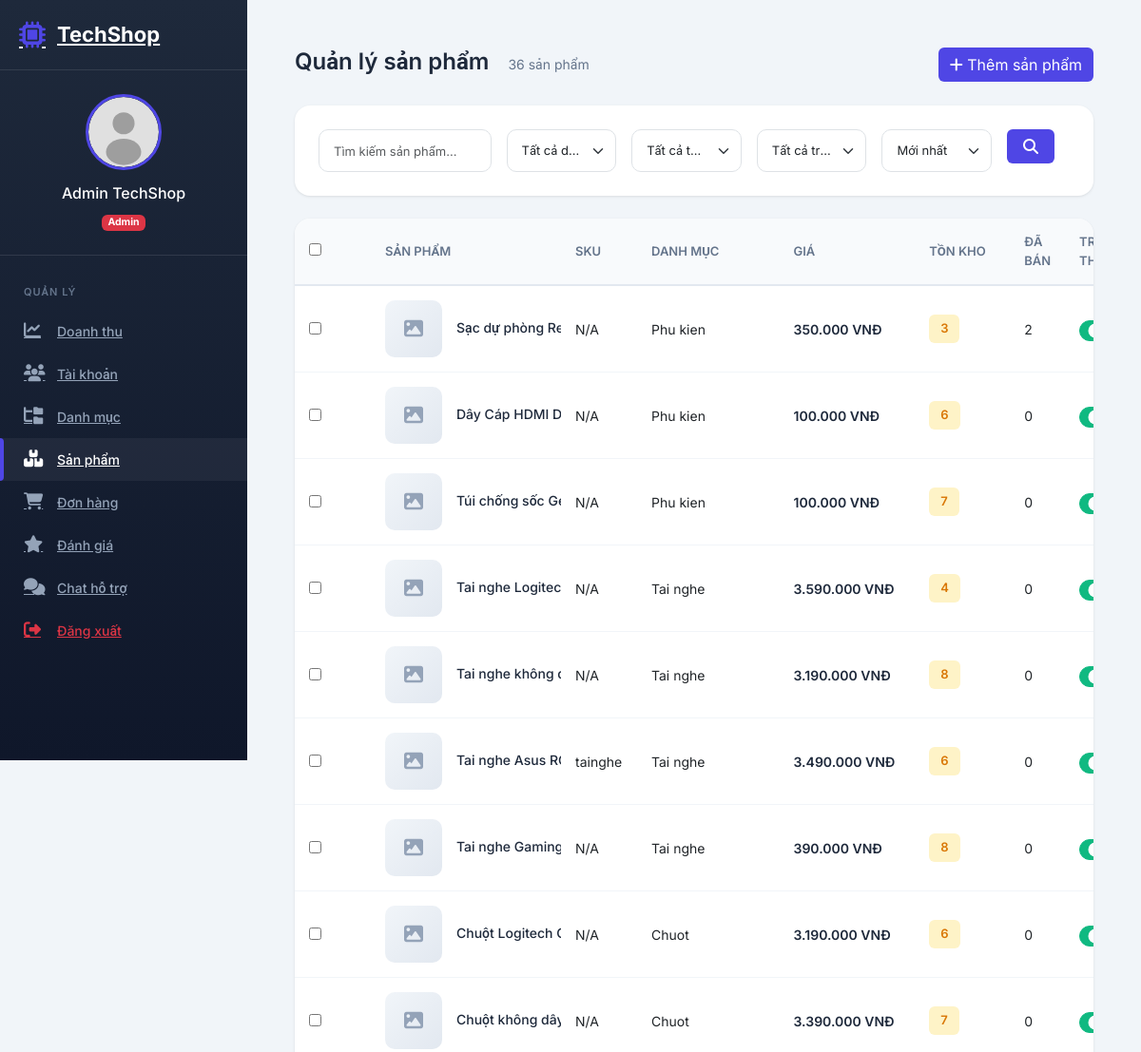
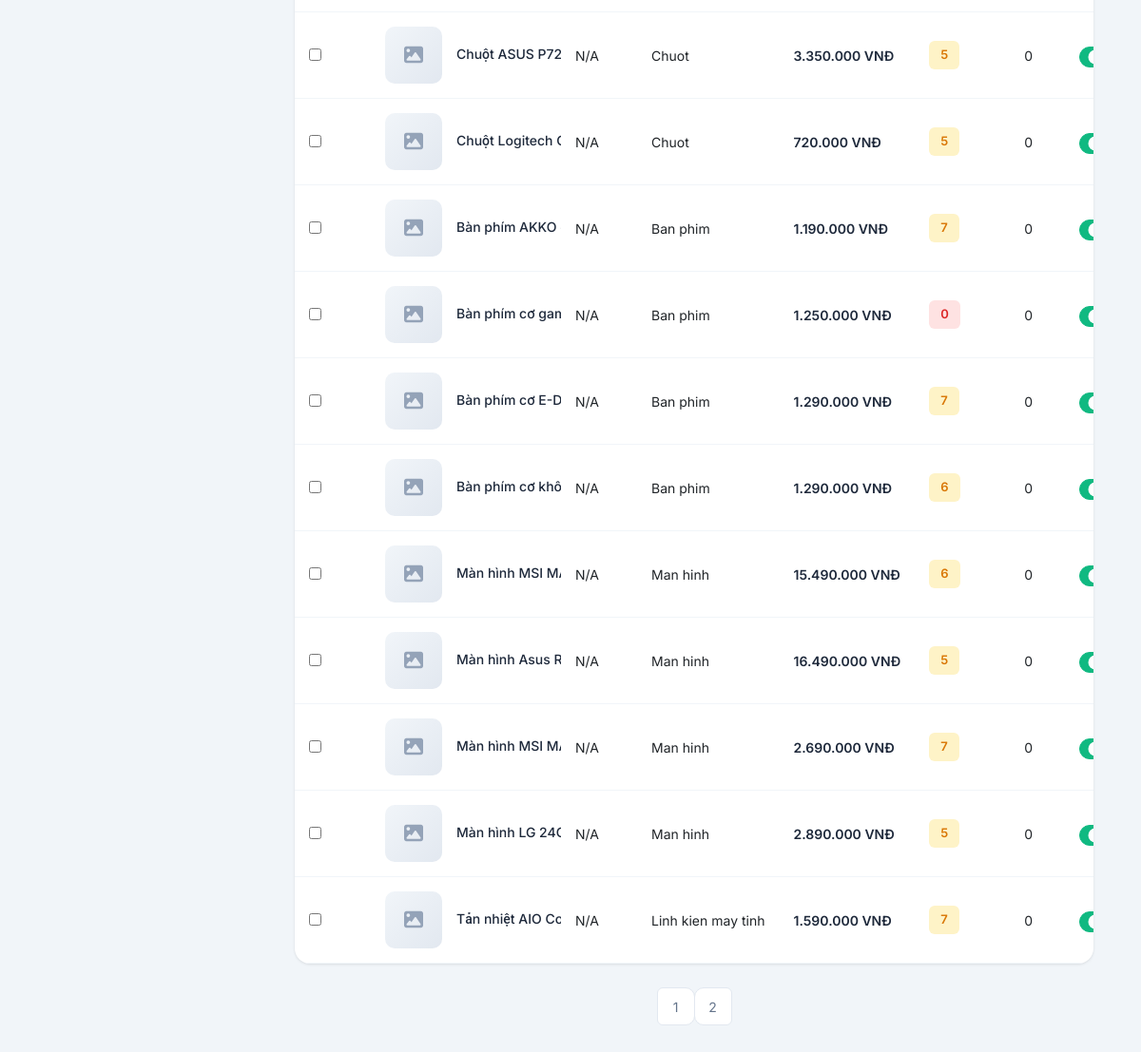
Screenshot of /admin?page=products (signed in) with the database file from the repository (2 pictures, top to bottom).
### tables this page shows
CREATE TABLE `products` (
  `id` int(11) NOT NULL,
  `name` varchar(255) NOT NULL,
  `slug` varchar(255) NOT NULL,
  `description` text DEFAULT NULL,
  `specifications` text DEFAULT NULL,
  `short_description` varchar(500) DEFAULT NULL,
  `price` decimal(15,0) NOT NULL,
  `sale_price` decimal(15,0) DEFAULT NULL,
  `category_id` int(11) DEFAULT NULL,
  `brand` varchar(100) DEFAULT NULL,
  `brand_id` int(11) DEFAULT NULL,
  `sku` varchar(50) DEFAULT NULL,
  `stock` int(11) DEFAULT 0,
  `featured` tinyint(1) DEFAULT 0,
  `status` enum('active','inactive','out_of_stock') DEFAULT 'active',
  `rating` decimal(2,1) DEFAULT 0.0,
  `review_count` int(11) DEFAULT 0,
  `sold_count` int(11) DEFAULT 0,
  `views` int(11) DEFAULT 0,
  `created_at` timestamp NOT NULL DEFAULT current_timestamp(),
  `updated_at` timestamp NOT NULL DEFAULT current_timestamp() ON UPDATE current_timestamp()
);

CREATE TABLE `categories` (
  `id` int(11) NOT NULL,
  `name` varchar(100) NOT NULL,
  `slug` varchar(100) NOT NULL,
  `description` text DEFAULT NULL,
  `image` varchar(255) DEFAULT NULL,
  `parent_id` int(11) DEFAULT NULL,
  `sort_order` int(11) DEFAULT 0,
  `status` enum('active','inactive') DEFAULT 'active',
  `created_at` timestamp NOT NULL DEFAULT current_timestamp(),
  `updated_at` timestamp NOT NULL DEFAULT current_timestamp() ON UPDATE current_timestamp()
);

### config/database.php (called while the page is built, shortened)
<?php
class Database {
    private static $instance = null;
    private $pdo;
    private $host = 'localhost';
    private $dbName = 'computer_shop';
    private $username = 'root';
    private $password = '';
    private $charset = 'utf8mb4';
    private function __construct() {
        try {
            $dsn = "mysql:host={$this->host};dbname={$this->dbName};charset={$this->charset}";
            $options = [
                PDO::ATTR_ERRMODE => PDO::ERRMODE_EXCEPTION,
                PDO::ATTR_DEFAULT_FETCH_MODE => PDO::FETCH_ASSOC,
                PDO::ATTR_EMULATE_PREPARES => false,
                PDO::MYSQL_ATTR_INIT_COMMAND => "SET NAMES utf8mb4 COLLATE utf8mb4_unicode_ci"
            ];
            $this->pdo = new PDO($dsn, $this->username, $this->password, $options);
        } catch (PDOException $e) {
            die("Lỗi kết nối MySQL: " . $e->getMessage());
        }
    }
    public static function getInstance() {
        if (self::$instance === null) {
            self::$instance = new self();
        }
        return self::$instance;
    }
    public function getConnection() {
        return $this->pdo;
    }
}
function getDB() {
    return Database::getInstance()->getConnection();
}
?>

### models/Product.php (called while the page is built, shortened)
<?php
require_once __DIR__ . '/../config/database.php';
class Product {
    private $db;
    private $table = 'products';
    public function __construct() {
        $this->db = getDB();
    }
    public function getAll($page = 1, $limit = 12, $filters = []) {
        $page = max(1, (int)$page);
        $limit = max(1, (int)$limit);
        $offset = ($page - 1) * $limit;
        $where = [];
        $params = [];
        $orderBy = 'p.created_at DESC';
        $whereClause = !empty($where) ? 'WHERE ' . implode(' AND ', $where) : '';
        $countSql = "SELECT COUNT(*) as total FROM {$this->table} p {$whereClause}";
        $stmt = $this->db->prepare($countSql);
        $stmt->execute($params);
        $total = $stmt->fetch()['total'];
        $sql = "SELECT p.*, c.name as category_name,
                (SELECT image_url FROM product_images WHERE product_id = p.id ORDER BY is_primary DESC, sort_order ASC LIMIT 1) as primary_image
                FROM {$this->table} p
                LEFT JOIN categories c ON p.category_id = c.id
                {$whereClause}
                ORDER BY {$orderBy}
                LIMIT :limit OFFSET :offset";
        $stmt = $this->db->prepare($sql);
        $stmt->bindValue(':limit', $limit, PDO::PARAM_INT);
        $stmt->bindValue(':offset', $offset, PDO::PARAM_INT);
        $stmt->execute();
        return [
            'products' => $stmt->fetchAll(),
            'total' => $total,
            'page' => $page,
            'limit' => $limit,
            'totalPages' => ceil($total / $limit)
        ];
    }
    public function getAllAdmin($search = null, $category = null, $status = null, $page = 1, $limit = 20) {
        return $this->getAll($page, $limit, [
            'search' => $search,
            'category_id' => $category,
            'status' => $status
        ]);
    }
}

### config/config.php (called while the page is built, shortened)
<?php
require_once __DIR__ . '/database.php';
function formatPrice($price) {
    $price = $price ?? 0;
    return number_format((float)$price, 0, ',', '.') . ' ' . CURRENCY;
}
?>

### views/admin/products.php (the view, shortened to what this page needs)
<?php
include __DIR__ . '/../layouts/admin-header.php';
?>
<div class="admin-content">
    <div class="content-header">
        <div class="header-left">
            <h4>Quản lý sản phẩm</h4>
            <p><?= $totalProducts ?> sản phẩm</p>
        </div>
        <div class="header-right">
            <a href="<?= BASE_URL ?>admin?page=product-add" class="btn btn-admin-primary">
                <i class="fas fa-plus"></i> Thêm sản phẩm
            </a>
        </div>
    </div>
    <div class="admin-card mb-4">
        <div class="card-body">
            <form id="filterForm" class="filter-form" method="GET" action="<?= BASE_URL ?>admin">
                <div class="row g-3">
                    <div class="col-md-3">
                        <input type="text" class="form-control" name="search"
                               placeholder="Tìm kiếm sản phẩm..." value="<?= htmlspecialchars($search ?? '') ?>">
                    </div>
                    <div class="col-md-2">
                        <select class="form-select" name="category">
                            <option value="">Tất cả danh mục</option>
                        </select>
                    </div>
                    <div class="col-md-2">
                        <select class="form-select" name="brand">
                            <option value="">Tất cả thương hiệu</option>
                        </select>
                    </div>
                    <div class="col-md-2">
                        <select class="form-select" name="status">
                            <option value="">Tất cả trạng thái</option>
                        </select>
                    </div>
                    <div class="col-md-2">
                        <select class="form-select" name="sort">
                            <option value="newest">Mới nhất</option>
                        </select>
                    </div>
                    <div class="col-md-1">
                        <button type="submit" class="btn btn-admin-primary w-100">
                            <i class="fas fa-search"></i>
                        </button>
                    </div>
                </div>
            </form>
        </div>
    </div>
    <div class="admin-card" style="margin-top: 20px;">
        <div class="card-body p-0">
            <?php if (empty($products)): ?>
                <div class="text-center py-5">
                    <i class="fas fa-box-open fa-3x text-muted mb-3"></i>
                    <p class="text-muted">Không có sản phẩm nào</p>
                </div>
            <?php else: ?>
            <div class="table-responsive">
                <table class="admin-table" id="productsTable">
                    <thead>
                        <tr>
                            <th width="40">
                                <input type="checkbox" id="selectAll">
                            </th>
                            <th>Sản phẩm</th>
                            <th>SKU</th>
                            <th>Danh mục</th>
                            <th>Giá</th>
                            <th>Tồn kho</th>
                            <th>Đã bán</th>
                            <th>Trạng thái</th>
                        </tr>
                    </thead>
                    <tbody>
                        <?php foreach ($products as $product): ?>
                            <tr>
                                <td>
                                    <input type="checkbox" class="item-select" value="<?= $product['id'] ?>">
                                </td>
                                <td>
                                    <div class="product-cell">
                                        <?php
                                        $imgPath = $product['primary_image'] ?? '';
                                        $hasImage = !empty($imgPath);
                                        ?>
                                        <?php if ($hasImage): ?>
                                        <div class="product-thumb-placeholder" style="display:none;">
                                            <i class="fas fa-image"></i>
                                        </div>
                                        <?php else: ?>
                                        <div class="product-thumb-placeholder">
                                            <i class="fas fa-image"></i>
                                        </div>
                                        <?php endif; ?>
                                        <div class="product-info">
                                            <a href="<?= BASE_URL ?>admin?page=product-edit&id=<?= $product['id'] ?>"
                                               class="product-name"><?= htmlspecialchars($product['name']) ?></a>
                                        </div>
                                    </div>
                                </td>
                                <td><?= htmlspecialchars($product['sku'] ?? 'N/A') ?></td>
                                <td><?= htmlspecialchars($product['category_name'] ?? 'N/A') ?></td>
                                <td>
                                    <?php if (!empty($product['sale_price']) && $product['sale_price'] < $product['price']): ?>
                                        <span class="price-sale"><?= formatPrice($product['sale_price']) ?></span>
                                        <span class="price-original"><?= formatPrice($product['price']) ?></span>
                                    <?php else: ?>
                                        <span class="price-current"><?= formatPrice($product['price']) ?></span>
                                    <?php endif; ?>
                                </td>
                                <td>
                                    <?php
                                    $stockClass = 'normal';
                                    if ($product['stock'] <= 0) $stockClass = 'out';
                                    elseif ($product['stock'] <= 10) $stockClass = 'low';
                                    ?>
                                    <span class="stock-badge <?= $stockClass ?>"><?= $product['stock'] ?></span>
                                </td>
                                <td><?= $product['sold_count'] ?? 0 ?></td>
                                <td>
                                    <div class="form-check form-switch">
                                        <input class="form-check-input status-toggle" type="checkbox"
                                               data-id="<?= $product['id'] ?>"
                                               <?= ($product['status'] ?? 'active') == 'active' ? 'checked' : '' ?>>
                                    </div>
                                </td>
                            </tr>
                        <?php endforeach; ?>
                    </tbody>
                </table>
            </div>
            <?php endif; ?>
        </div>
    </div>
    <?php if ($totalPages > 1): ?>
        <nav class="admin-pagination">
            <ul class="pagination">
                <?php for ($i = 1; $i <= $totalPages; $i++): ?>
                    <li class="page-item <?= $i == $currentPage ? 'active' : '' ?>">
                        <a class="page-link" href="?page=products&p=<?= $i ?>"><?= $i ?></a>
                    </li>
                <?php endfor; ?>
            </ul>
        </nav>
    <?php endif; ?>
</div>
<?php include __DIR__ . '/../layouts/admin-footer.php'; ?>

### assets/css/admin.css (style rules this page uses)
:root { --admin-sidebar-width: 280px; --admin-sidebar-collapsed: 80px; --admin-header-height: 70px; --admin-primary: #4f46e5; --admin-primary-dark: #4338ca; --admin-bg: #f1f5f9; --admin-font: 'Inter', 'Roboto', 'Be Vietnam Pro', 'Segoe UI', -apple-system, BlinkMacSystemFont, sans-serif; --admin-text-xs: clamp(0.6875rem, 0.65rem + 0.19vw, 0.75rem); --admin-text-sm: clamp(0.75rem, 0.71rem + 0.21vw, 0.8125rem); --admin-text-base: clamp(0.8125rem, 0.77rem + 0.21vw, 0.875rem); --admin-text-lg: clamp(0.875rem, 0.83rem + 0.23vw, 1rem); --admin-text-xl: clamp(1rem, 0.94rem + 0.3vw, 1.125rem); --admin-text-2xl: clamp(1.125rem, 1.02rem + 0.52vw, 1.375rem); --admin-text-3xl: clamp(1.375rem, 1.2rem + 0.88vw, 1.75rem); }
.admin-body { font-family: var(--admin-font); background: var(--admin-bg); min-height: 100vh; display: flex; font-size: var(--admin-text-base); line-height: 1.5; -webkit-font-smoothing: antialiased; -moz-osx-font-smoothing: grayscale; }
.header-left { display: flex; align-items: center; gap: 20px; }
.header-right { display: flex; align-items: center; gap: 15px; }
.admin-content { \n padding: 30px;\n min-height: calc(100vh - var(--admin-header-height));\n max-width: 100%;\n overflow-x: hidden;\n }
.admin-content .row { margin-left: calc(var(--bs-gutter-x, 1.5rem) * -0.5); margin-right: calc(var(--bs-gutter-x, 1.5rem) * -0.5); max-width: 100%; }
.admin-card { background: #fff; border-radius: 16px; box-shadow: 0 1px 3px rgba(0,0,0,0.1); margin-bottom: 25px; max-width: 100%; overflow: hidden; }
.card-body { padding: 25px; }
.table-responsive { width: 100%; overflow-x: auto; -webkit-overflow-scrolling: touch; margin: 0; }
.admin-table { width: 100%; min-width: 700px; table-layout: auto; }
.admin-table thead th { background: #f8fafc; padding: 15px; font-size: 13px; font-weight: 600; text-transform: uppercase; color: #64748b; border-bottom: 2px solid #e2e8f0; }
.admin-table tbody td { padding: 15px; vertical-align: middle; border-bottom: 1px solid #f1f5f9; white-space: nowrap; overflow: hidden; text-overflow: ellipsis; max-width: 200px; }
.admin-table tbody td:first-child { min-width: 80px; max-width: 120px; }
.admin-table tbody td:nth-child(2) { min-width: 150px; max-width: 200px; white-space: normal; }
.admin-table tbody td:nth-child(3) { min-width: 80px; max-width: 100px; }
.admin-table tbody td:nth-child(4) { min-width: 100px; max-width: 150px; }
.admin-table tbody td:nth-child(5) { min-width: 120px; max-width: 150px; }
.admin-table tbody td:nth-child(6) { min-width: 100px; max-width: 120px; }
.btn-admin-primary { background: var(--admin-primary); color: #fff; border: none; }
.admin-pagination { display: flex; justify-content: center; gap: 8px; margin-top: 25px; }
.admin-pagination .page-link { width: 40px; height: 40px; display: flex; align-items: center; justify-content: center; border-radius: 10px; border: 1px solid #e2e8f0; color: #64748b; font-size: 14px; transition: all 0.3s ease; }
.content-header { display: flex; justify-content: space-between; align-items: center; margin-bottom: 25px; flex-wrap: wrap; gap: 15px; }
.content-header .header-left h4 { font-size: 24px; font-weight: 600; color: #1e293b; margin: 0 0 5px 0; }
.content-header .header-left p { color: #64748b; font-size: 14px; margin: 0; }
.content-header .header-right { display: flex; gap: 10px; flex-wrap: wrap; }
.product-cell { display: flex; align-items: center; gap: 12px; }
.product-info { display: flex; flex-direction: column; gap: 4px; }
.product-name { font-weight: 500; color: #1e293b; text-decoration: none; }
.filter-form { display: flex; gap: 15px; flex-wrap: wrap; }
.filter-form .form-control, .filter-form .form-select { height: 45px; font-size: 13px; padding: 8px 12px; }
.filter-form .form-control::placeholder { font-size: 13px; }
.filter-form .form-select option { font-size: 13px; }
@media (max-width: 1399px) { :root { --admin-sidebar-width: 260px; } }
@media (max-width: 1399px) { .admin-content { padding: 25px; } }

### rows the page displays
products: name "Sạc dự phò…", sku "N/A", category.name "Phu kien", price "350.000 VNĐ", stock "3", sold_count "2", status "☑"
products: name "Dây Cáp HDMI Dtech DT-UH0015G…", sku "N/A", category.name "Phu kien", price "100.000 VNĐ", stock "6", sold_count "0", status "☑"
products: name "Túi chống s…", sku "N/A", category.name "Phu kien", price "100.000 VNĐ", stock "7", sold_count "0", status "☑"
products: name "Tai nghe Logitech G522 Lightspeed…", sku "N/A", category.name "Tai nghe", price "3.590.000 VNĐ", stock "4", sold_count "0", status "☑"
products: name "Tai nghe không dây HyperX Cloud…", sku "N/A", category.name "Tai nghe", price "3.190.000 VNĐ", stock "8", sold_count "0", status "☑"
products: name "Tai nghe Asus ROG Pelta WL RGB B…", sku "tainghe", category.name "Tai nghe", price "3.490.000 VNĐ", stock "6", sold_count "0", status "☑"
products: name "Tai nghe Gaming Rapoo VH160S Bl…", sku "N/A", category.name "Tai nghe", price "390.000 VNĐ", stock "8", sold_count "0", status "☑"
products: name "Chuột Logitech G Pro X Superlight…", sku "N/A", category.name "Chuot", price "3.190.000 VNĐ", stock "6", sold_count "0", status "☑"
products: name "Chuột không dây Logitech MX Mas…", sku "N/A", category.name "Chuot", price "3.390.000 VNĐ", stock "7", sold_count "0", status "☑"
products: name "Chuột ASUS P722 ROG KERIS II Ori…", sku "N/A", category.name "Chuot", price "3.350.000 VNĐ", stock "5", sold_count "0", status "☑"
products: name "Chuột Logit…", sku "N/A", category.name "Chuot", price "720.000 VNĐ", stock "5", sold_count "0", status "☑"
products: name "Bàn phím AKKO có dây TAC75 Whit…", sku "N/A", category.name "Ban phim", price "1.190.000 VNĐ", stock "7", sold_count "0", status "☑"
products: name "Bàn phím cơ gaming DareU EK106…", sku "N/A", category.name "Ban phim", price "1.250.000 VNĐ", stock "0", sold_count "0", status "☑"
products: name "Bàn phím cơ E-Dra không dây EK37…", sku "N/A", category.name "Ban phim", price "1.290.000 VNĐ", stock "7", sold_count "0", status "☑"
products: name "Bàn phím cơ không dây E-Dra EK3…", sku "N/A", category.name "Ban phim", price "1.290.000 VNĐ", stock "6", sold_count "0", status "☑"
products: name "Màn hình MSI MAG 273QP QD-OLE…", sku "N/A", category.name "Man hinh", price "15.490.000 VNĐ", stock "6", sold_count "0", status "☑"
products: name "Màn hình Asus ROG Strix XG27ACD…", sku "N/A", category.name "Man hinh", price "16.490.000 VNĐ", stock "5", sold_count "0", status "☑"
products: name "Màn hình MSI MAG 255F E20 25\" R…", sku "N/A", category.name "Man hinh", price "2.690.000 VNĐ", stock "7", sold_count "0", status "☑"
products: name "Màn hình LG 24GS60F-B 24\" IPS 1…", sku "N/A", category.name "Man hinh", price "2.890.000 VNĐ", stock "5", sold_count "0", status "☑"
products: name "Tản nhiệt AIO Cooler Master MAST…", sku "N/A", category.name "Linh kien may tinh", price "1.590.000 VNĐ", stock "7", sold_count "0", status "☑"

### other values shown
$_SESSION['user']['name'] "Admin TechShop"
$totalProducts "36"
